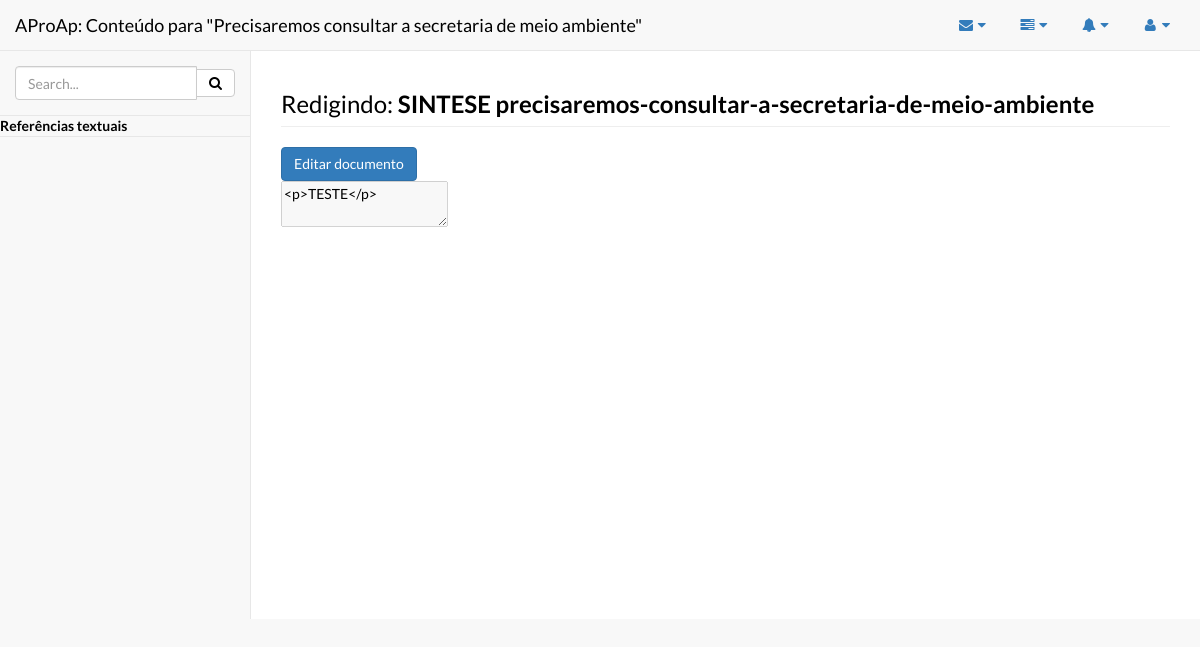
The app's page /projeto/ufes-turma-3-engen-comp/0/precisaremos-consultar-a-secretaria-de-meio-ambiente/elementos_textuais/visualizando/1/ (signed in) with its own data.
### aproap/models.py (models this page shows, shortened)
class unidadeInvestigacao(models.Model):
    nomeDoBloco = models.IntegerField()
    qualProjeto = models.ForeignKey(Projeto)
    conhecimentoPrevio = models.CharField(max_length=200)
    slugConhecimento = models.SlugField()
    investigador = models.CharField(max_length=100, blank=True)
    prazo = models.DateField(blank=True, null=True)
    prazoFinal = models.DateField(blank=True, null=True)
    precisaAjuda = models.IntegerField(default=0)
    status = models.IntegerField(default=0)

class textoProduzido(models.Model):
    vinculadoTarefa = models.ForeignKey(tarefasItem, blank=True, null=True)
    vinculadoItem = models.ForeignKey(unidadeInvestigacao)
    titulo = models.CharField(max_length=300)
    criador = models.CharField(max_length=100)
    texto = models.TextField()
    historico = models.CharField(max_length=300)
    data = models.DateTimeField(default=timezone.now())

### aproap/views.py (the view)
@login_required
def modoLeitura(request, slug, unidade, itemslug, id):
    usuarioAtual = request.user.username
    itemId = textoProduzido.objects.get(pk=id)
    texto = itemId.texto
    qualItem = unidadeInvestigacao.objects.get(slugConhecimento=itemslug)
    nomeDoItem = qualItem.conhecimentoPrevio
    todos = elementoTextual.objects.filter(vinculadoItem=qualItem)
    context = dict(itemId=itemId, nomeDoItem=nomeDoItem, todos=todos, slug=slug,
                   itemslug=itemslug, unidade=unidade, id=id, texto=texto, usuarioAtual=usuarioAtual)
    c = RequestContext(request, context)
    return render_to_response('visualizadorTextos.html', c)

### aproap/templates/visualizadorTextos.html (shortened to what this page needs)
{% load static %}
<html><head>
        <link href="{% static 'static/css/font-awesome.min.css' %}" rel="stylesheet">
        <link href="{% static 'static/css/jquery.qtip.min.css' %}" rel="stylesheet">
        <link href="{% static 'static/css/bootstrap.css' %}" rel="stylesheet">
        <link href="{% static 'static/css/metisMenu.css' %}" rel="stylesheet">
        <link href="{% static 'static/css/sb-admin-2.css' %}" rel="stylesheet">
        <link href="{% static 'static/css/litetooltip.min.css' %}" rel="stylesheet">
        <link href="{% static 'static/css/rateit.css' %}" rel="stylesheet">
    </head><body>
    <div id="wrapper">
      <nav class="navbar navbar-default navbar-static-top" role="navigation"
      style="margin-bottom: 0">
        <div class="navbar-header">
          <a class="navbar-brand" href="/projeto/{{ slug }}/unidade/{{ unidade }}/item/{{ itemslug }}">AProAp: Conteúdo para&nbsp;"{{ nomeDoItem }}"</a>
        </div>
        <ul class="nav navbar-top-links navbar-right">
          <li class="dropdown">
            <a class="dropdown-toggle" data-toggle="dropdown" href="#">
                        <i class="fa fa-envelope fa-fw"></i>  <i class="fa fa-caret-down"></i>
                    </a>
          </li>
          <li class="dropdown">
            <a class="dropdown-toggle" data-toggle="dropdown" href="#">
                        <i class="fa fa-tasks fa-fw"></i>  <i class="fa fa-caret-down"></i>
                    </a>
          </li>
          <li class="dropdown">
            <a class="dropdown-toggle" data-toggle="dropdown" href="#">
                        <i class="fa fa-bell fa-fw"></i>  <i class="fa fa-caret-down"></i>
                    </a>
          </li>
          <li class="dropdown">
            <a class="dropdown-toggle" data-toggle="dropdown" href="#">
                        <i class="fa fa-user fa-fw"></i>  <i class="fa fa-caret-down"></i>
                    </a>
          </li>
        </ul>
        <div class="navbar-default sidebar" role="navigation">
          <div class="sidebar-nav navbar-collapse">
            <ul class="nav" id="side-menu">
              <li class="sidebar-search">
                <div class="input-group custom-search-form">
                  <input type="text" class="form-control" placeholder="Search...">
                  <span class="input-group-btn">
                    <button class="btn btn-default" type="button">
                      <i class="fa fa-search"></i>
                    </button>
                  </span>
                </div>
                </li>
              <li>
                <strong>Referências textuais</strong>
              </li>
          </div>
        </div>
      </nav>
      <div id="page-wrapper">
        <div class="row">
          <div class="col-lg-12">
            {% if itemId.vinculadoTarefa == None %}
                <h3 class="page-header">Redigindo: <strong>{{ itemId.titulo }}</strong></h3>
            {% else %}
                <h3 class="page-header">Redigindo: <strong>{{ itemId.titulo }} - {{ itemId.vinculadoTarefa }}</strong></h3>
            {% endif %}
            {% if usuarioAtual == itemId.criador %}
                <a class="btn btn-primary" href="/projeto/{{ slug }}/{{ unidade }}/{{ itemslug }}/elementos_textuais/editando/{{ id }}/">Editar documento</a>
            {% endif %}
          </div>
        </div>
            <textarea id="conteudo" disabled name="conteudo">{{ texto }}</textarea>
      </div>
    </div>
</body>
</html>

### static/css/sb-admin-2.css (style rules this page uses)
body { background-color: #f8f8f8; }
#wrapper { width: 100%; }
#page-wrapper { padding: 0 15px; min-height: 568px; background-color: #fff; }
@media (min-width:768px) { #page-wrapper { position: inherit; margin: 0 0 0 250px; padding: 0 30px; border-left: 1px solid #e7e7e7; } }
.navbar-top-links { margin-right: 0; }
.navbar-top-links li { display: inline-block; }
.navbar-top-links li:last-child { margin-right: 15px; }
.navbar-top-links li a { padding: 15px; min-height: 50px; }
.sidebar .sidebar-nav.navbar-collapse { padding-right: 0; padding-left: 0; }
.sidebar .sidebar-search { padding: 15px; }
.sidebar ul li { border-bottom: 1px solid #e7e7e7; }
@media (min-width:768px) { .sidebar { z-index: 1; position: absolute; width: 250px; margin-top: 51px; } }

### records on screen
unidadeInvestigacao: conhecimentoPrevio "Precisaremos consultar a secretaria de meio ambiente"
textoProduzido: titulo "SINTESE precisaremos-consultar-a-secretaria-de-meio-ambiente", conteudo "<p>TESTE</p>"
